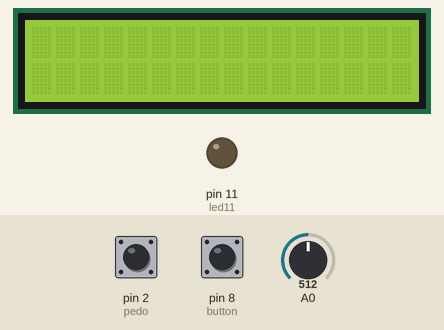
A sketch run on a simulated Arduino Uno, built with avr-gcc and run on an emulated ATmega328P. Parts: 16×2 character LCD, output pins drawn as LEDs (lit = HIGH). Inputs (shaded band) come from the test bench; at power-on: pin 8 (button) HIGH, A0 = 512, pin 2 (pedo) HIGH. What the sketch prints to the serial monitor is not drawn.

Above: at 1.2 s.
1.3 s: pin 8 (button) pulled LOW for 3.2 s
At 3.15 s:
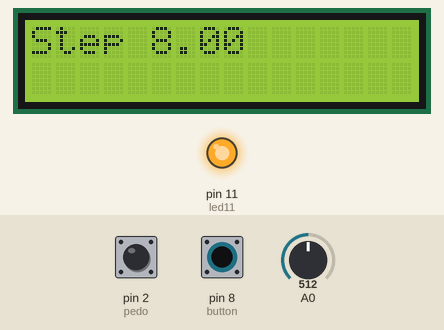
6.0 s: pin 8 (button) pulled LOW for 0.45 s
At 7.3 s:
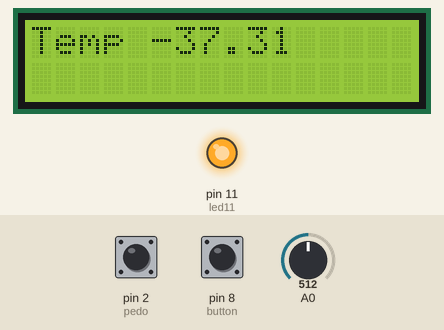
7.9 s: A0 set to 716
At 8.9 s:
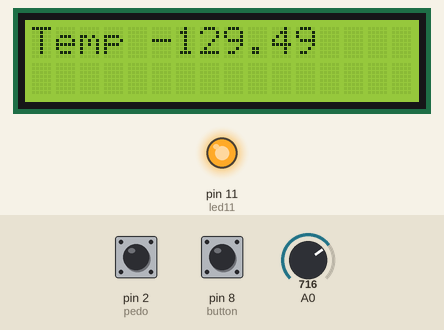
9.8 s: A0 set to 900
At 11.0 s:
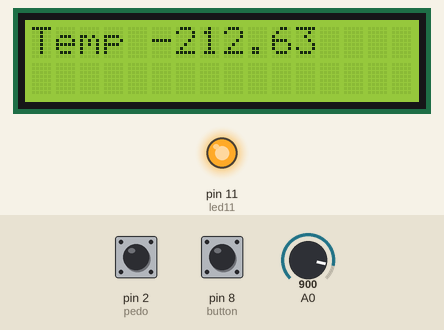
11.4 s: pin 2 (pedo) pulled LOW for 0.45 s
14.8 s: A0 set to 1023
At 16.1 s:
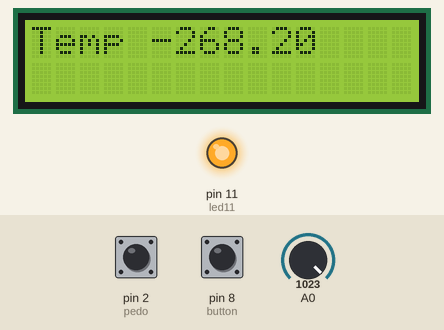
Timing chart, 0 to 17.6 s (numbered marks = the images above; inputs shaded):
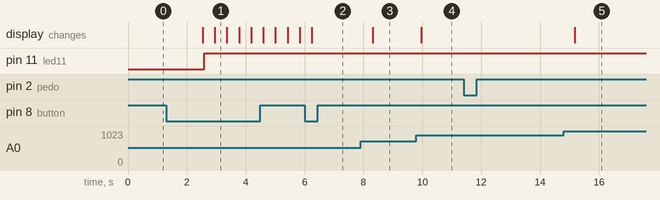

Measured:
- after the input at 1.3 s, pin 11 (led11): LOW → HIGH after 1.3 s; the display: first changes after 1.2 s (image 1 shows a later state)
- after the input at 6.0 s, the display: changes after 0.25 s (image 2)
- after the input at 7.9 s, the display: changes after 0.41 s (image 3)
- after the input at 9.8 s, the display: changes after 0.17 s (image 4)
- after the input at 11.4 s, every drawn part: stays the same
- after the input at 14.8 s, the display: changes after 0.37 s (image 5)

The sketch:

Phase1_25-10.ino
```cpp
#include <Wire.h>
#include <LiquidCrystal_I2C.h>

LiquidCrystal_I2C lcd(0x27, 16, 2);

// Pin define
int PinA0 = 0;
int led11 = 11; // LED11 use to learn how button work
int led12 = 12; // LED12 for extra function
int button = 8;
int pedo = 2;

/* --------------------------------------------------------*/

unsigned long waitTime = 1000; // time hold button

boolean ledStatus = 0 ;        //LED11 off as default
boolean lastledStatus = 1;

/* Hold button */
boolean lastButton_HoldStatus = 1;
boolean buttonLongPress = 1;

/* Click button */
int buttonPushCounter = 0;
int buttonState = 0;
int lastButtonState = 0;

/* Counting step */
int pedoCount = 0;

unsigned long lastChangedTime; // last time changing state of hold button

/* Temperature sensor */
float Vout = 0;
float Temp = 0;

/* LCD */


/**************************************************************************************/

// Function prototype

void printinlcd(char *s, float data);
void Led_blink();
void Temperature();
void Choose_program();

/*************************************************************************************/

// Setup
void setup() {
  // put your setup code here, to run once:
  pinMode(led11, OUTPUT);
  pinMode(button, INPUT_PULLUP);
  pinMode(pedo, INPUT_PULLUP);

  digitalWrite(led11, ledStatus);

  Serial.begin(9600);
  lcd.begin();
}

/*************************************************************************************/

//Program start
void loop() {

  /*--------------------------------------------------------------------------*/
  // Code of button choose function
  boolean reading = digitalRead(button);
  if(reading != lastButton_HoldStatus){
    lastButton_HoldStatus = reading;
    lastChangedTime = millis();

    Serial.print(". Now state of button_hold is: ");
    Serial.println(!lastButton_HoldStatus);
    lastledStatus =! ledStatus; /* use for hold button */
                                /* not changing the state when hold button */
                                /* but will change the state for next hold button */
  }
  if(millis() - lastChangedTime > waitTime){
    buttonLongPress = reading;
    lastChangedTime = millis();
    Serial.print("Event of hold: ");
    Serial.println(!buttonLongPress);
  }
  if(buttonLongPress == false){
    ledStatus = lastledStatus;
    buttonLongPress = true;
  }
  if(ledStatus == 1){
    Choose_program();
  }
  digitalWrite(led11, ledStatus);

  /*-------------------------------------------------------------------------*/

  // Code that run when start system
  Pedometer();  // run pedo when start
  Temperature();
}

/**************************************************************************************************/

// LED function for testing
void Led_blink(){
  digitalWrite(led12, HIGH);
  delay(50);
  digitalWrite(led12, LOW);
  delay(50);
}


// Temperature function for reading data from sensor
void Temperature(){
  int count = 0; // use for distinguish the first time print to LCD with other print to LCD

  PinA0 = analogRead(A0);
  Vout = PinA0 / 0.2046;

  Temp = (Vout - 2098.84)/-10.817; /* range of temperature -10¤C to 50¤C */
                                   /* Caculated by equation V - V1 = (V2-V1)/(T2-T1)*(T-T1)  */
  Serial.print("PinA0 : ");
  Serial.print(PinA0);
  Serial.print(" Vout : ");
  Serial.print(Vout, 4);
  Serial.print(" Temperature : ");
  Serial.print(Temp);
  Serial.print("¤C");
  Serial.println();
  delay(50);
}

void TemperaturetoLCD(){
    printinlcd("Temp", Temp);
}


// Pedometer function for reading data from sensor
void Pedometer(){
  int PedoStatus = digitalRead(pedo);

  if(PedoStatus == HIGH){
     pedoCount++;
     delay(300);
  }else{}
  Serial.println(pedoCount);
}

void PedometertoLCD(){
    printinlcd("Step", pedoCount);
}

/***********************************************************************************/

//LCD PART

void printinlcd(char *s, float data){
  lcd.setCursor(0,0);
  lcd.print(s);
  lcd.print(" ");
  lcd.print(data);
  delay(50);
}

/***********************************************************************************/

void Choose_program(){
  buttonState = digitalRead(button);
    if(buttonState != lastButtonState){
      if(buttonState == 0){
        buttonPushCounter++;
        Serial.print(" Button count: ");
        Serial.print(buttonPushCounter);
        Serial.print("  ");
      }
    }

    lastButtonState = buttonState;

    if(buttonPushCounter % 2 == 0){
      PedometertoLCD();
    }
    else{
      TemperaturetoLCD();
    }
}
```
